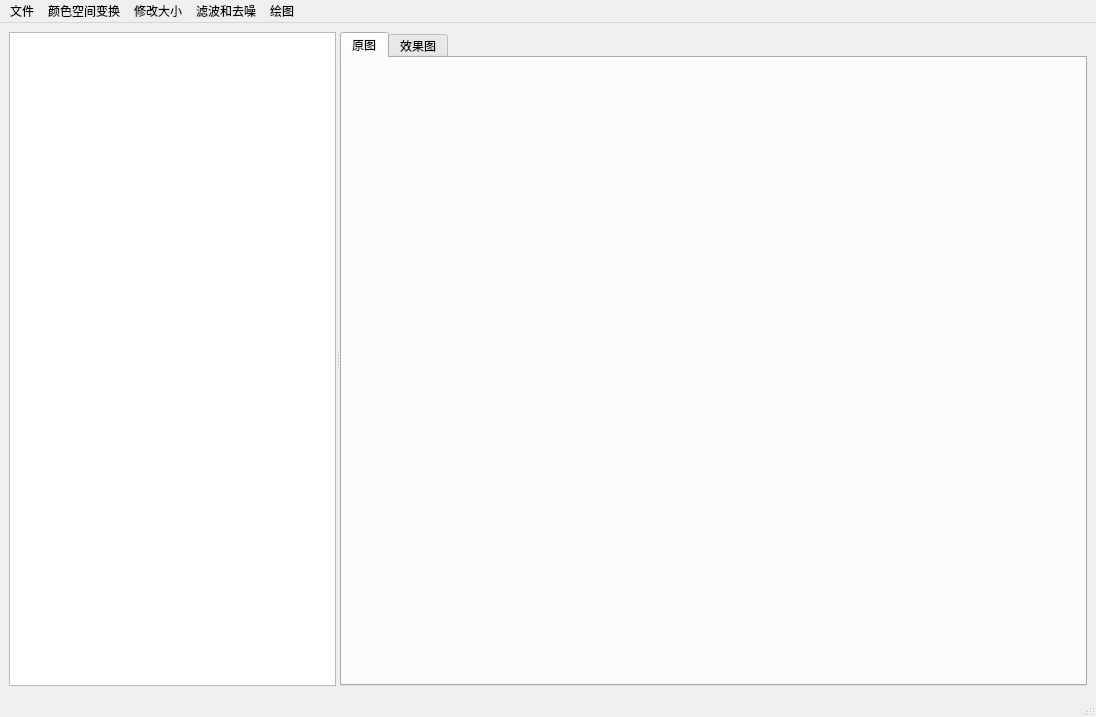
<?xml version="1.0" encoding="UTF-8"?>
<ui version="4.0">
 <class>MainWindow</class>
 <widget class="QMainWindow" name="MainWindow">
  <property name="geometry">
   <rect>
    <x>0</x>
    <y>0</y>
    <width>1096</width>
    <height>717</height>
   </rect>
  </property>
  <property name="windowTitle">
   <string>图像处理工具</string>
  </property>
  <widget class="QWidget" name="centralwidget">
   <layout class="QVBoxLayout" name="verticalLayout">
    <item>
     <widget class="QSplitter" name="splitter">
      <property name="orientation">
       <enum>Qt::Horizontal</enum>
      </property>
      <widget class="QListView" name="listView">
       <property name="minimumSize">
        <size>
         <width>327</width>
         <height>0</height>
        </size>
       </property>
       <property name="maximumSize">
        <size>
         <width>327</width>
         <height>16000000</height>
        </size>
       </property>
      </widget>
      <widget class="QTabWidget" name="tabWidget">
       <property name="currentIndex">
        <number>0</number>
       </property>
       <widget class="QWidget" name="tab">
        <attribute name="title">
         <string>原图</string>
        </attribute>
        <layout class="QGridLayout" name="gridLayout"/>
       </widget>
       <widget class="QWidget" name="tab_2">
        <attribute name="title">
         <string>效果图</string>
        </attribute>
        <layout class="QGridLayout" name="gridLayout_2"/>
       </widget>
      </widget>
     </widget>
    </item>
   </layout>
  </widget>
  <widget class="QMenuBar" name="menubar">
   <property name="geometry">
    <rect>
     <x>0</x>
     <y>0</y>
     <width>1096</width>
     <height>26</height>
    </rect>
   </property>
   <widget class="QMenu" name="menu">
    <property name="title">
     <string>颜色空间变换</string>
    </property>
    <addaction name="action"/>
    <addaction name="action_6"/>
    <addaction name="actionfanzhuanyanse"/>
   </widget>
   <widget class="QMenu" name="menu_2">
    <property name="title">
     <string>修改大小</string>
    </property>
    <addaction name="action_2"/>
    <addaction name="action_3"/>
   </widget>
   <widget class="QMenu" name="menu_3">
    <property name="title">
     <string>滤波和去噪</string>
    </property>
   </widget>
   <widget class="QMenu" name="menu_4">
    <property name="title">
     <string>文件</string>
    </property>
    <addaction name="action_4"/>
    <addaction name="action_5"/>
    <addaction name="actionbaocun"/>
   </widget>
   <widget class="QMenu" name="menu_5">
    <property name="title">
     <string>绘图</string>
    </property>
   </widget>
   <addaction name="menu_4"/>
   <addaction name="menu"/>
   <addaction name="menu_2"/>
   <addaction name="menu_3"/>
   <addaction name="menu_5"/>
  </widget>
  <widget class="QStatusBar" name="statusbar"/>
  <action name="action">
   <property name="text">
    <string>灰度化</string>
   </property>
  </action>
  <action name="action_2">
   <property name="text">
    <string>手动裁剪</string>
   </property>
  </action>
  <action name="action_3">
   <property name="text">
    <string>设置比例</string>
   </property>
  </action>
  <action name="action_4">
   <property name="text">
    <string>打开文件</string>
   </property>
  </action>
  <action name="action_5">
   <property name="text">
    <string>打开文件夹</string>
   </property>
  </action>
  <action name="action_6">
   <property name="text">
    <string>二值化</string>
   </property>
  </action>
  <action name="actionbaocun">
   <property name="text">
    <string>保存</string>
   </property>
  </action>
  <action name="actionfanzhuanyanse">
   <property name="text">
    <string>反转颜色</string>
   </property>
  </action>
 </widget>
 <resources/>
 <connections/>
</ui>
